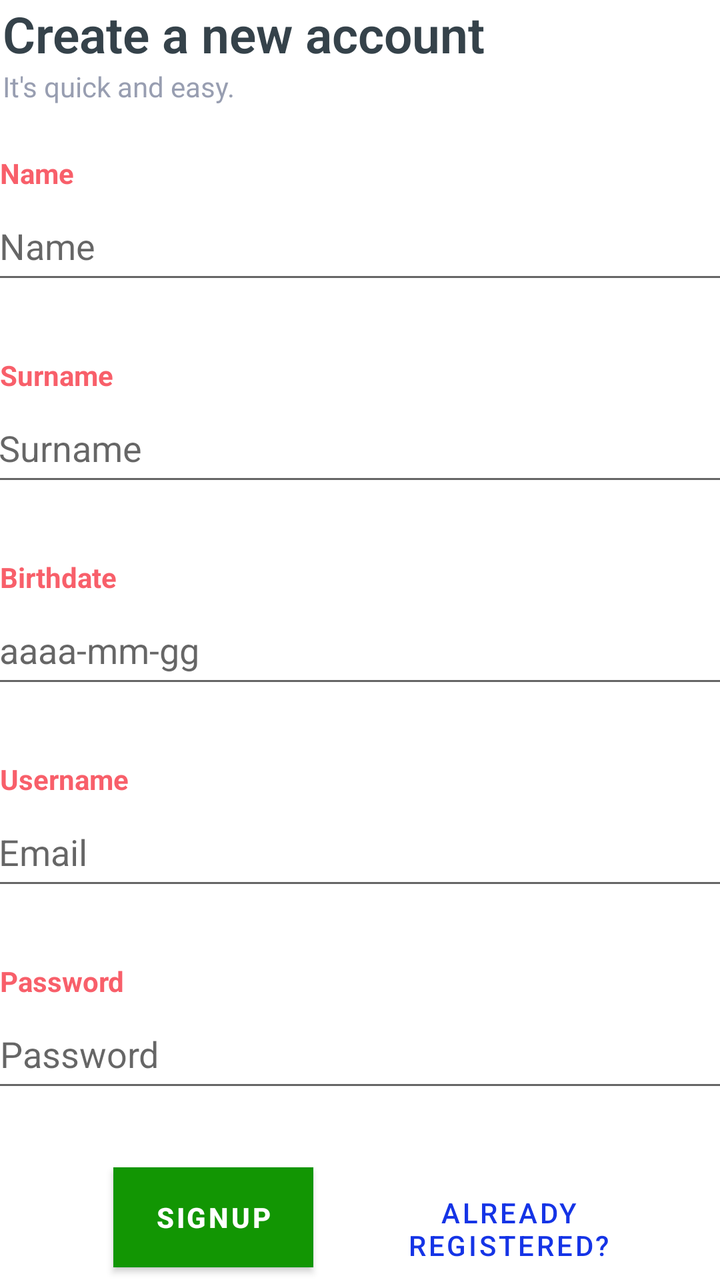
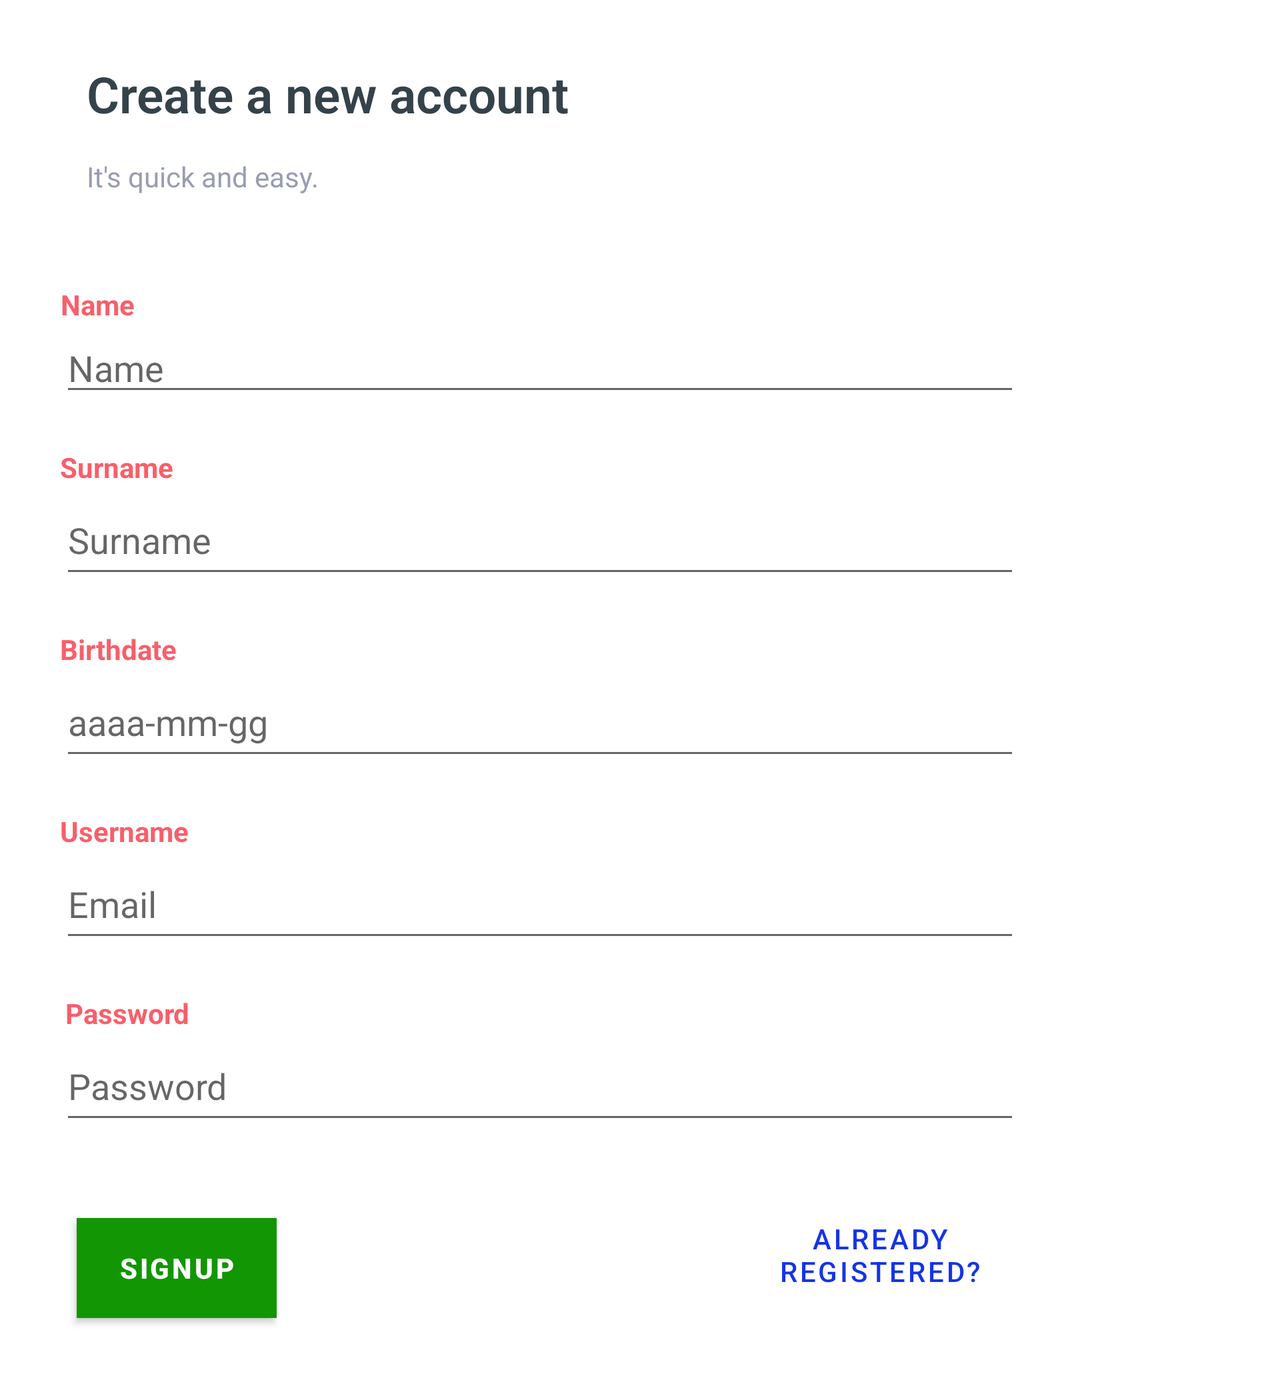

Two renders of one Android screen. The first uses the default layout on a phone; the second uses the alternative layout the repository ships for a different screen configuration, on a matching device. The two XML files are below.
<!-- AndroidManifest.xml: application theme Theme.BNextKotlin -->
<!-- res/layout/activity_sign_up.xml -->
<?xml version="1.0" encoding="utf-8"?>
<androidx.constraintlayout.widget.ConstraintLayout xmlns:android="http://schemas.android.com/apk/res/android"
    xmlns:app="http://schemas.android.com/apk/res-auto"
    xmlns:tools="http://schemas.android.com/tools"
    android:layout_width="match_parent"
    android:layout_height="match_parent"

    tools:context=".SignUp">


    <EditText
        android:id="@+id/password"
        android:layout_width="370dp"
        android:layout_height="51dp"
        android:layout_marginTop="50dp"
        android:hint="Password"
        android:inputType="textPassword"
        app:layout_constraintEnd_toEndOf="parent"
        app:layout_constraintHorizontal_bias="0.457"
        app:layout_constraintStart_toStartOf="parent"
        app:layout_constraintTop_toBottomOf="@+id/username" />

    <TextView
        android:id="@+id/emailText5"
        android:layout_width="wrap_content"
        android:layout_height="wrap_content"
        android:text="Username"
        android:textColor="#f85f6a"
        android:textStyle="bold"
        app:layout_constraintBottom_toTopOf="@+id/username"
        tools:layout_editor_absoluteX="3dp" />

    <TextView
        android:id="@+id/emailText3"
        android:layout_width="wrap_content"
        android:layout_height="wrap_content"
        android:text="Name"
        android:textColor="#f85f6a"
        android:textStyle="bold"
        app:layout_constraintBottom_toTopOf="@+id/name"
        tools:layout_editor_absoluteX="2dp" />

    <TextView
        android:id="@+id/emailText2"
        android:layout_width="wrap_content"
        android:layout_height="wrap_content"
        android:text="Surname"
        android:textColor="#f85f6a"
        android:textStyle="bold"
        app:layout_constraintBottom_toTopOf="@+id/surname"
        tools:layout_editor_absoluteX="2dp" />

    <EditText
        android:id="@+id/username"
        android:layout_width="370dp"
        android:layout_height="51dp"
        android:layout_marginTop="50dp"
        android:hint="@string/prompt_email"
        android:inputType="textEmailAddress"
        app:layout_constraintEnd_toEndOf="parent"
        app:layout_constraintHorizontal_bias="0.514"
        app:layout_constraintStart_toStartOf="parent"
        app:layout_constraintTop_toBottomOf="@+id/birthdate" />

    <TextView
        android:id="@+id/emailText6"
        android:layout_width="wrap_content"
        android:layout_height="wrap_content"
        android:text="Password"
        android:textColor="#f85f6a"
        android:textStyle="bold"
        app:layout_constraintBottom_toTopOf="@+id/password"
        tools:layout_editor_absoluteX="4dp" />

    <EditText
        android:id="@+id/surname"
        android:layout_width="370dp"
        android:layout_height="51dp"
        android:layout_marginTop="50dp"
        android:hint="Surname"
        android:inputType="text"
        app:layout_constraintEnd_toEndOf="parent"
        app:layout_constraintHorizontal_bias="0.514"
        app:layout_constraintStart_toStartOf="parent"
        app:layout_constraintTop_toBottomOf="@+id/name" />

    <EditText
        android:id="@+id/name"
        android:layout_width="370dp"
        android:layout_height="51dp"
        android:layout_marginTop="96dp"
        android:hint="Name"
        android:inputType="text"
        app:layout_constraintEnd_toEndOf="parent"
        app:layout_constraintHorizontal_bias="0.485"
        app:layout_constraintStart_toStartOf="parent"
        app:layout_constraintTop_toTopOf="parent" />

    <TextView
        android:id="@+id/emailText4"
        android:layout_width="wrap_content"
        android:layout_height="wrap_content"
        android:text="Birthdate"
        android:textColor="#f85f6a"
        android:textStyle="bold"
        app:layout_constraintBottom_toTopOf="@+id/birthdate"
        tools:layout_editor_absoluteX="3dp" />

    <com.google.android.material.textfield.TextInputEditText
        android:id="@+id/birthdate"
        android:layout_width="370dp"
        android:layout_height="51dp"
        android:layout_marginTop="50dp"
        android:hint="aaaa-mm-gg"
        android:inputType="date"
        app:layout_constraintEnd_toEndOf="parent"
        app:layout_constraintHorizontal_bias="0.485"
        app:layout_constraintStart_toStartOf="parent"
        app:layout_constraintTop_toBottomOf="@+id/surname"
        tools:ignore="MissingConstraints" />

    <Button

        android:id="@+id/alredyRegitered"
        style="@style/Widget.MaterialComponents.Button.TextButton"
        android:layout_width="140dp"
        android:layout_height="63dp"
        android:layout_gravity="start"
        android:layout_marginTop="32dp"
        android:background="#1534e6"
        android:text="Already registered?"
        android:textColor="#1534e6"
        app:layout_constraintBottom_toBottomOf="parent"
        app:layout_constraintEnd_toEndOf="parent"
        app:layout_constraintHorizontal_bias="0.438"
        app:layout_constraintStart_toEndOf="@+id/buttonSignUp"
        app:layout_constraintTop_toBottomOf="@+id/password"
        app:layout_constraintVertical_bias="0.038" />

    <Button
        android:id="@+id/buttonSignUp"
        android:layout_width="100dp"
        android:layout_height="50dp"
        android:layout_gravity="start"
        android:layout_marginTop="32dp"
        android:background="#129603"
        android:enabled="true"
        android:text="@string/action_sign_up"
        android:textColor="#ffffff"
        android:textStyle="bold"
        app:backgroundTint="#129603"
        app:layout_constraintBottom_toBottomOf="parent"
        app:layout_constraintEnd_toStartOf="@+id/guideline5"
        app:layout_constraintHorizontal_bias="0.202"
        app:layout_constraintStart_toStartOf="parent"
        app:layout_constraintTop_toBottomOf="@+id/password"
        app:layout_constraintVertical_bias="0.095" />

    <TextView
        android:id="@+id/textSignUp"
        android:layout_width="wrap_content"
        android:layout_height="wrap_content"
        android:fontFamily="sans-serif-light"

        android:text="Create a new account"
        android:textColor="#35424a"
        android:textSize="25dp"
        android:textStyle="bold"
        app:layout_constraintBottom_toTopOf="@+id/infoTextSignUp"
        app:layout_constraintEnd_toEndOf="parent"
        app:layout_constraintHorizontal_bias="0.011"
        app:layout_constraintStart_toStartOf="parent"
        app:layout_constraintTop_toTopOf="parent" />

    <TextView
        android:id="@+id/infoTextSignUp"
        android:layout_width="173dp"
        android:layout_height="23dp"
        android:text="It's quick and easy."
        android:textColor="#989eb1"
        app:layout_constraintEnd_toEndOf="@+id/textSignUp"
        app:layout_constraintHorizontal_bias="0.0"
        app:layout_constraintStart_toStartOf="@+id/textSignUp"
        app:layout_constraintTop_toBottomOf="@+id/textSignUp" />

    <androidx.constraintlayout.widget.Guideline
        android:id="@+id/guideline3"
        android:layout_width="wrap_content"
        android:layout_height="wrap_content"
        android:orientation="vertical"
        app:layout_constraintGuide_begin="-3dp" />

    <androidx.constraintlayout.widget.Guideline
        android:id="@+id/guideline5"
        android:layout_width="wrap_content"
        android:layout_height="wrap_content"
        android:orientation="vertical"
        app:layout_constraintGuide_begin="381dp" />

</androidx.constraintlayout.widget.ConstraintLayout>
<!-- resources referenced by this layout -->
<resources>
  <string name="action_sign_up">SIGNUP</string>
  <string name="prompt_email">Email</string>
  <style name="Theme.BNextKotlin" parent="Theme.MaterialComponents.DayNight.DarkActionBar">
          
          <item name="colorPrimary">@color/purple_500</item>
          <item name="colorPrimaryVariant">@color/purple_700</item>
          <item name="colorOnPrimary">@color/white</item>
          
          <item name="colorSecondary">@color/teal_200</item>
          <item name="colorSecondaryVariant">@color/teal_700</item>
          <item name="colorOnSecondary">@color/black</item>
          
          <item name="android:statusBarColor">?attr/colorPrimaryVariant</item>
          
      </style>
  <color name="purple_500">#FF6200EE</color>
  <color name="purple_700">#FF3700B3</color>
  <color name="white">#FFFFFFFF</color>
  <color name="teal_200">#FF03DAC5</color>
  <color name="teal_700">#FF018786</color>
  <color name="black">#FF000000</color>
</resources>
<!-- res/layout-land/activity_sign_up.xml (the repository's variant of the layout above) -->
<!-- drawn on the phone turned sideways -->
<?xml version="1.0" encoding="utf-8"?>
<ScrollView xmlns:android="http://schemas.android.com/apk/res/android"
    xmlns:app="http://schemas.android.com/apk/res-auto"
    xmlns:tools="http://schemas.android.com/tools"
    android:layout_width="match_parent"
    android:layout_height="wrap_content"
    android:fillViewport="true"
    tools:context=".SignUp">

<androidx.constraintlayout.widget.ConstraintLayout
    android:layout_width="match_parent"
    android:layout_height="match_parent"
    >


    <EditText
        android:id="@+id/password"
        android:layout_width="0dp"
        android:layout_height="51dp"
        android:layout_marginTop="40dp"
        android:hint="Password"
        android:inputType="textPassword"
        app:layout_constraintEnd_toEndOf="@+id/username"
        app:layout_constraintStart_toStartOf="@+id/username"
        app:layout_constraintTop_toBottomOf="@+id/username" />

    <TextView
        android:id="@+id/emailText5"
        android:layout_width="wrap_content"
        android:layout_height="wrap_content"
        android:text="Username"
        android:textColor="#f85f6a"
        android:textStyle="bold"
        app:layout_constraintBottom_toTopOf="@+id/username"
        app:layout_constraintEnd_toEndOf="@+id/username"
        app:layout_constraintHorizontal_bias="0.0"
        app:layout_constraintStart_toStartOf="@+id/username"
        app:layout_constraintTop_toBottomOf="@+id/birthdate"
        app:layout_constraintVertical_bias="1.0" />

    <TextView
        android:id="@+id/emailText3"
        android:layout_width="wrap_content"
        android:layout_height="wrap_content"
        android:layout_marginTop="20dp"
        android:text="Name"
        android:textColor="#f85f6a"
        android:textStyle="bold"
        app:layout_constraintBottom_toTopOf="@+id/name"
        app:layout_constraintEnd_toEndOf="@+id/name"
        app:layout_constraintHorizontal_bias="0.001"
        app:layout_constraintStart_toStartOf="@+id/name"
        app:layout_constraintTop_toBottomOf="@+id/infoTextSignUp"
        app:layout_constraintVertical_bias="1.0" />

    <TextView
        android:id="@+id/emailText2"
        android:layout_width="wrap_content"
        android:layout_height="wrap_content"
        android:layout_marginTop="20dp"
        android:text="Surname"
        android:textColor="#f85f6a"
        android:textStyle="bold"
        app:layout_constraintBottom_toTopOf="@+id/surname"
        app:layout_constraintEnd_toEndOf="@+id/surname"
        app:layout_constraintHorizontal_bias="0.0"
        app:layout_constraintStart_toStartOf="@+id/surname"
        app:layout_constraintTop_toBottomOf="@+id/name"
        app:layout_constraintVertical_bias="1.0" />

    <EditText
        android:id="@+id/username"
        android:layout_width="0dp"
        android:layout_height="51dp"
        android:layout_marginTop="40dp"
        android:hint="@string/prompt_email"
        android:inputType="textEmailAddress"
        app:layout_constraintEnd_toEndOf="@+id/birthdate"
        app:layout_constraintHorizontal_bias="0.005"
        app:layout_constraintStart_toStartOf="@+id/birthdate"
        app:layout_constraintTop_toBottomOf="@+id/birthdate" />

    <TextView
        android:id="@+id/emailText6"
        android:layout_width="wrap_content"
        android:layout_height="wrap_content"
        android:text="Password"
        android:textColor="#f85f6a"
        android:textStyle="bold"
        app:layout_constraintBottom_toTopOf="@+id/password"
        app:layout_constraintEnd_toEndOf="@+id/password"
        app:layout_constraintHorizontal_bias="0.006"
        app:layout_constraintStart_toStartOf="@+id/password"
        app:layout_constraintTop_toBottomOf="@+id/username"
        app:layout_constraintVertical_bias="1.0" />

    <EditText
        android:id="@+id/surname"
        android:layout_width="0dp"
        android:layout_height="51dp"
        android:layout_marginTop="40dp"
        android:hint="Surname"
        android:inputType="text"
        app:layout_constraintEnd_toEndOf="@+id/name"
        app:layout_constraintHorizontal_bias="1.0"
        app:layout_constraintStart_toStartOf="@+id/name"
        app:layout_constraintTop_toBottomOf="@+id/name" />

    <EditText
        android:id="@+id/name"
        android:layout_width="0dp"
        android:layout_height="wrap_content"
        android:layout_marginStart="30dp"
        android:layout_marginTop="60dp"
        android:layout_marginEnd="130dp"
        android:hint="Name"
        android:inputType="text"
        app:layout_constraintEnd_toEndOf="parent"
        app:layout_constraintHorizontal_bias="0.4"
        app:layout_constraintStart_toStartOf="parent"
        app:layout_constraintTop_toBottomOf="@+id/infoTextSignUp" />

    <TextView
        android:id="@+id/emailText4"
        android:layout_width="wrap_content"
        android:layout_height="wrap_content"
        android:text="Birthdate"
        android:textColor="#f85f6a"
        android:textStyle="bold"
        app:layout_constraintBottom_toTopOf="@+id/birthdate"
        app:layout_constraintEnd_toEndOf="@+id/birthdate"
        app:layout_constraintHorizontal_bias="0.0"
        app:layout_constraintStart_toStartOf="@+id/birthdate"
        app:layout_constraintTop_toBottomOf="@+id/surname"
        app:layout_constraintVertical_bias="1.0" />

    <com.google.android.material.textfield.TextInputEditText
        android:id="@+id/birthdate"
        android:layout_width="0dp"
        android:layout_height="51dp"
        android:layout_marginTop="40dp"
        android:hint="aaaa-mm-gg"
        android:inputType="date"
        app:layout_constraintEnd_toEndOf="@+id/surname"
        app:layout_constraintHorizontal_bias="0.002"
        app:layout_constraintStart_toStartOf="@+id/surname"
        app:layout_constraintTop_toBottomOf="@+id/surname"
        tools:ignore="MissingConstraints" />

    <Button

        android:id="@+id/alredyRegitered"
        style="@style/Widget.MaterialComponents.Button.TextButton"
        android:layout_width="140dp"
        android:layout_height="63dp"
        android:layout_gravity="start"
        android:background="#1534e6"
        android:text="Already registered?"
        android:textColor="#1534e6"
        app:layout_constraintBottom_toBottomOf="@+id/buttonSignUp"
        app:layout_constraintEnd_toEndOf="@+id/password"
        app:layout_constraintHorizontal_bias="1.0"
        app:layout_constraintStart_toEndOf="@+id/buttonSignUp"
        app:layout_constraintTop_toTopOf="@+id/buttonSignUp"
        app:layout_constraintVertical_bias="1.0" />

    <Button
        android:id="@+id/buttonSignUp"
        android:layout_width="100dp"
        android:layout_height="50dp"
        android:layout_gravity="start"
        android:layout_marginTop="42dp"
        android:layout_marginBottom="30dp"
        android:background="#129603"
        android:enabled="true"
        android:text="@string/action_sign_up"
        android:textColor="#ffffff"
        android:textStyle="bold"
        app:backgroundTint="#129603"
        app:layout_constraintBottom_toBottomOf="parent"
        app:layout_constraintEnd_toEndOf="@+id/password"
        app:layout_constraintHorizontal_bias="0.022"
        app:layout_constraintStart_toStartOf="@+id/password"
        app:layout_constraintTop_toBottomOf="@+id/password"
        app:layout_constraintVertical_bias="0.511" />

    <TextView
        android:id="@+id/textSignUp"
        android:layout_width="wrap_content"
        android:layout_height="wrap_content"
        android:layout_marginTop="30dp"

        android:fontFamily="sans-serif-light"
        android:text="Create a new account"
        android:textColor="#35424a"
        android:textSize="25dp"
        android:textStyle="bold"
        app:layout_constraintBottom_toTopOf="@+id/infoTextSignUp"
        app:layout_constraintEnd_toEndOf="parent"
        app:layout_constraintHorizontal_bias="0.109"
        app:layout_constraintStart_toStartOf="parent"
        app:layout_constraintTop_toTopOf="parent" />

    <TextView
        android:id="@+id/infoTextSignUp"
        android:layout_width="173dp"
        android:layout_height="23dp"
        android:layout_marginTop="15dp"
        android:text="It's quick and easy."
        android:textColor="#989eb1"
        app:layout_constraintEnd_toEndOf="@+id/textSignUp"
        app:layout_constraintHorizontal_bias="0.0"
        app:layout_constraintStart_toStartOf="@+id/textSignUp"
        app:layout_constraintTop_toBottomOf="@+id/textSignUp" />

</androidx.constraintlayout.widget.ConstraintLayout>
</ScrollView>
